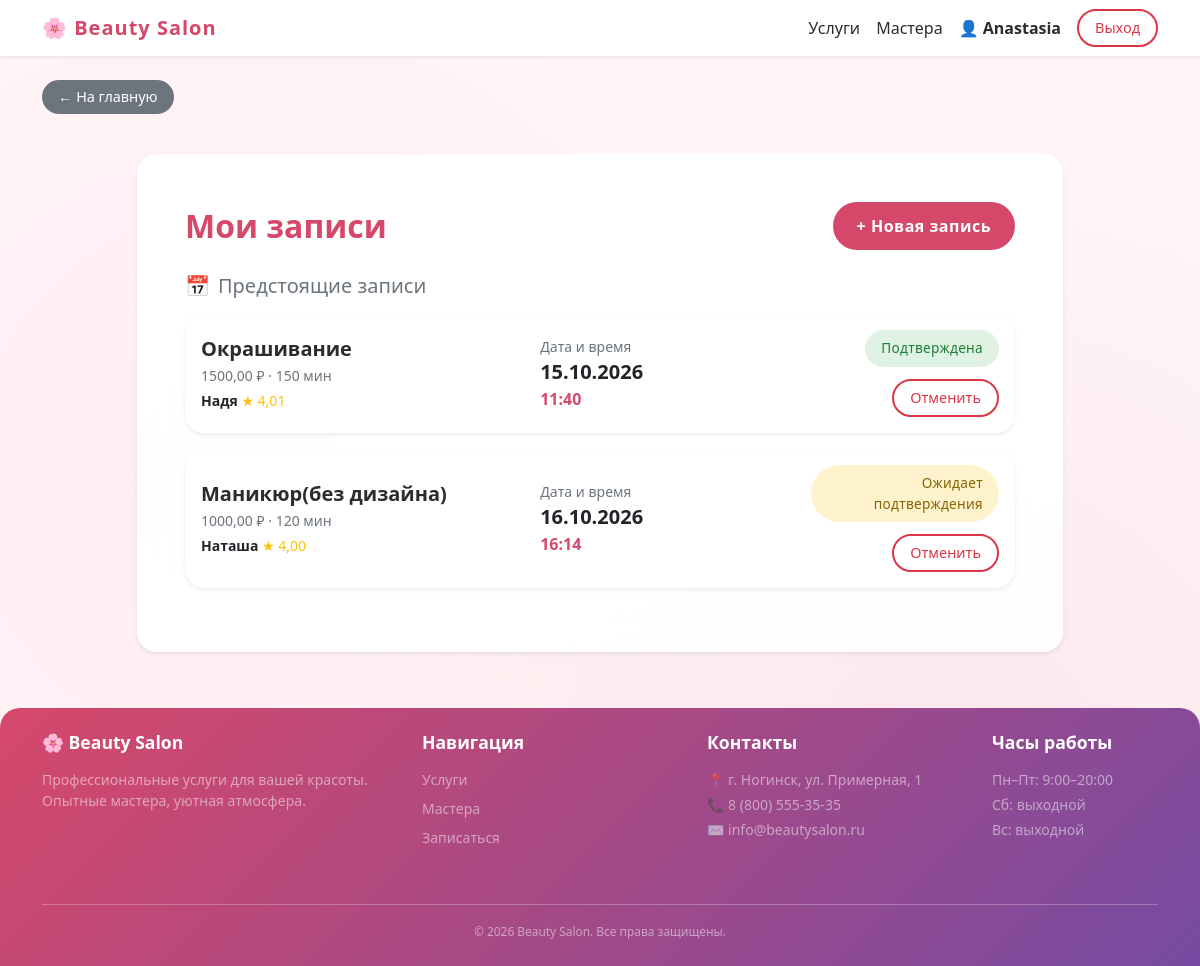
Page /profile/ (signed in) on the committed database.
### accounts/models.py (models this page shows)
class CustomUser(AbstractUser):
    ROLE_CHOICES = [
        ("client", "Клиент"),
        ("master", "Мастер"),
        ("admin", "Администратор салона"),
    ]
    role = models.CharField(
        max_length=10,
        choices=ROLE_CHOICES,
        default="client",
        verbose_name="Роль"
    )
    phone = models.CharField(
        max_length=20,
        blank=True,
        verbose_name="Телефон"
    )
    class Meta:
        verbose_name = "Пользователь"
        verbose_name_plural = "Пользователи"

### catalogs/models.py (models this page shows, shortened)
class Appointment(models.Model):
    def get_status_badge_class(self):
        return {
            self.Status.PENDING: "badge-warning",
            self.Status.CONFIRMED: "badge-success",
            self.Status.COMPLETED: "badge-secondary",
            self.Status.CANCELLED: "badge-danger",
        }.get(self.status, "badge-secondary")
    class Status(models.TextChoices):
        PENDING = "pending", "Ожидает подтверждения"
        CONFIRMED = "confirmed", "Подтверждена"
        COMPLETED = "completed", "Завершена"
        CANCELLED = "cancelled", "Отменена"
    client = models.ForeignKey(
        CustomUser,
        on_delete=models.CASCADE,
        related_name="appointments",
        verbose_name="Клиент",
    )
    service = models.ForeignKey(
        Service,
        on_delete=models.PROTECT,
        related_name="appointments",
        verbose_name="Услуга",
    )
    master = models.ForeignKey(
        Master,
        on_delete=models.PROTECT,
        related_name="appointments",
        verbose_name="Мастер",
    )
    appointment_time = models.DateTimeField("Дата и время записи")
    end_time = models.DateTimeField("Время окончания", editable=False)
    status = models.CharField(
        "Статус",
        max_length=20,
        choices=Status.choices,
        default=Status.PENDING,
    )
    created_at = models.DateTimeField("Создано", auto_now_add=True)
    updated_at = models.DateTimeField("Обновлено", auto_now=True)
    class Meta:
        verbose_name = "Запись"
        verbose_name_plural = "Записи"
        ordering = ["-appointment_time"]
        indexes = [
            models.Index(fields=["master", "appointment_time"]),
            models.Index(fields=["client", "status"]),
            models.Index(fields=["status", "appointment_time"]),
        ]

class Service(models.Model):
    name = models.CharField("Название", max_length=100)
    description = models.TextField("Описание", blank=True)
    price = models.DecimalField(
        "Цена",
        max_digits=10,
        decimal_places=2,
        validators=[MinValueValidator(0, "Цена не может быть отрицательной")],
    )
    duration_minutes = models.PositiveIntegerField(
        "Длительность, мин",
        validators=[MinValueValidator(1, "Минимум 1 минута")],
    )
    category = models.ForeignKey(
        Category,
        on_delete=models.SET_NULL,
        null=True,
        blank=True,
        related_name="services",
        verbose_name="Категория",
    )
    class Meta:
        verbose_name = "Услуга"
        verbose_name_plural = "Услуги"
        ordering = ["name"]

class Master(models.Model):
    user = models.OneToOneField(
        CustomUser,
        on_delete=models.SET_NULL,
        null=True,
        blank=True,
        related_name='master_profile',
        verbose_name="Аккаунт мастера"
    )
    name = models.CharField("Имя", max_length=100)
    specialization = models.CharField("Специализация", max_length=100)
    photo = models.ImageField(upload_to='masters/', blank=True, null=True)
    rating = models.DecimalField(
        "Рейтинг",
        max_digits=3,
        decimal_places=2,
        default=0,
        validators=[MinValueValidator(0), MaxValueValidator(5)],
    )
    services = models.ManyToManyField(Service, related_name="masters", verbose_name="Услуги")
    work_days = models.CharField(
        "Рабочие дни",
        max_length=20,
        default="1,2,3,4,5",
        help_text="Номера дней через запятую: 1=Пн, 2=Вт, 3=Ср, 4=Чт, 5=Пт, 6=Сб, 7=Вс"
    )
    work_start = models.TimeField(
        "Начало рабочего дня",
        default="09:00",
        help_text="Например: 09:00"
    )
    work_end = models.TimeField(
        "Конец рабочего дня",
        default="20:00",
        help_text="Например: 20:00"
    )
    lunch_start = models.TimeField(
        "Начало обеда",
        default="13:00",
        blank=True,
        null=True,
        help_text="Оставьте пустым, если обеда нет"
    )
    lunch_end = models.TimeField(
        "Конец обеда",
        default="14:00",
        blank=True,
        null=True,
        help_text="Оставьте пустым, если обеда нет"
    )
    class Meta:
        verbose_name = "Мастер"
        verbose_name_plural = "Мастера"
        ordering = ["name"]

### catalogs/views.py (the view)
# urls.py: path('profile/', views.profile, name='profile'),
@login_required
def profile(request):
    upcoming_appointments = request.user.appointments.filter(
        appointment_time__gte=timezone.now(),
        status__in=[Appointment.Status.PENDING, Appointment.Status.CONFIRMED]
    ).order_by('appointment_time')
    past_appointments = request.user.appointments.filter(
        appointment_time__lt=timezone.now()
    ).order_by('-appointment_time')[:10]
    return render(request, "accounts/profile.html", {
        "upcoming_appointments": upcoming_appointments,
        "past_appointments": past_appointments,
    })

### templates/accounts/profile.html (shortened to what this page needs)
{% extends "base.html" %}
{% block content %}
<div class="row justify-content-center">
    <div class="col-lg-10">
        <div class="card p-4 p-md-5 shadow-sm border-0">
            <div class="d-flex justify-content-between align-items-center mb-4 flex-wrap gap-2">
                <h2 class="fw-bold mb-0 text-accent">Мои записи</h2>
                <a href="{% url 'catalogs:create_appointment' %}" class="btn-main rounded-pill-custom px-4">
                    + Новая запись
                </a>
            </div>
            {% if upcoming_appointments %}
                <h5 class="text-muted-custom mb-3">
                    <span class="me-2">📅</span>Предстоящие записи
                </h5>
                {% for a in upcoming_appointments %}
                    <div class="card mb-3 border-0 shadow-sm hover-shadow">
                        <div class="card-body">
                            <div class="row align-items-center g-3">
                                <div class="col-md-5">
                                    <h5 class="mb-1 fw-bold">{{ a.service.name }}</h5>
                                    <p class="text-muted-custom mb-1 small">
                                        {{ a.service.price }} ₽ · {{ a.service.duration_minutes }} мин
                                    </p>
                                    <p class="mb-0 small">
                                        <strong>{{ a.master.name }}</strong>
                                        {% if a.master.rating %}
                                            <span class="text-warning">★ {{ a.master.rating }}</span>
                                        {% endif %}
                                    </p>
                                </div>
                                <div class="col-md-4">
                                    <div class="text-muted-custom small">Дата и время</div>
                                    <strong class="fs-5">{{ a.appointment_time|date:"d.m.Y" }}</strong><br>
                                    <span class="text-accent fw-semibold">{{ a.appointment_time|date:"H:i" }}</span>
                                </div>
                                <div class="col-md-3 text-md-end">
                                    <span class="badge-custom {{ a.get_status_badge_class }} px-3 py-2 rounded-pill-custom mb-2 d-inline-block">
                                        {{ a.get_status_display }}
                                    </span>
                                    <button type="button"
                                            class="btn-outline-danger-custom btn-sm-custom rounded-pill-custom px-3 mt-1"
                                            data-bs-toggle="modal"
                                            data-bs-target="#cancelModal"
                                            data-action="{% url 'catalogs:cancel_appointment' a.pk %}">
                                         Отменить
                                    </button>
                                </div>
                            </div>
                        </div>
                    </div>
                {% endfor %}
            {% endif %}
        </div>
    </div>
</div>
{% endblock %}

### templates/base.html (shortened to what this page needs)
{% load static %}
<!DOCTYPE html>
<html lang="ru">
<head>
    <link href="https://cdn.jsdelivr.net/npm/bootstrap@5.3.0/dist/css/bootstrap.min.css" rel="stylesheet">
    <link rel="stylesheet" href="{% static 'base.css' %}">
</head>
<body class="d-flex flex-column min-vh-100">
    <nav class="navbar navbar-expand-lg navbar-light bg-white shadow-sm sticky-top">
        <div class="container">
            <a class="navbar-brand fw-bold" href="{% url 'catalogs:home' %}">🌸 Beauty Salon</a>
            <div class="collapse navbar-collapse" id="navbarNav">
                <ul class="navbar-nav ms-auto mb-2 mb-lg-0 align-items-center">
                    <li class="nav-item"><a class="nav-link" href="{% url 'catalogs:services_list' %}">Услуги</a></li>
                    <li class="nav-item"><a class="nav-link" href="{% url 'catalogs:masters_list' %}">Мастера</a></li>
                    {% if user.is_authenticated %}
                        <li class="nav-item">
                            <a class="nav-link fw-semibold" href="{% url 'catalogs:profile' %}">
                                👤 {{ user.username }}
                            </a>
                        </li>
                        <li class="nav-item ms-lg-2">
                            <form action="{% url 'accounts:logout' %}" method="post" style="margin: 0;">
                                <button type="submit" class="btn-outline-danger-custom btn-sm-custom rounded-pill-custom px-3">
                                    Выход
                                </button>
                            </form>
                        </li>
                    {% endif %}
                </ul>
            </div>
        </div>
    </nav>
    <main class="main-wrapper flex-grow-1">
        <div class="container py-4">
            {% if request.resolver_match.url_name != 'home' %}
            <a href="{% url 'catalogs:home' %}" class="btn-secondary-custom btn-sm-custom rounded-pill-custom mb-3">
                ← На главную
            </a>
            {% endif %}
            <div>
                {% block content %}{% endblock %}
            </div>
        </div>
    </main>
    <footer class="footer mt-auto py-4">
        <div class="container">
            <div class="row">
                <div class="col-md-4 mb-3">
                    <h5 class="fw-bold">🌸 Beauty Salon</h5>
                    <p class="small text-white-50 mb-0">
                        Профессиональные услуги для вашей красоты.<br>
                        Опытные мастера, уютная атмосфера.
                    </p>
                </div>
                <div class="col-md-3 mb-3">
                    <h5 class="fw-bold">Навигация</h5>
                    <ul class="list-unstyled small">
                        <li class="mb-2"><a href="{% url 'catalogs:services_list' %}" class="text-decoration-none text-white-50">Услуги</a></li>
                        <li class="mb-2"><a href="{% url 'catalogs:masters_list' %}" class="text-decoration-none text-white-50">Мастера</a></li>
                        <li class="mb-2"><a href="{% url 'catalogs:create_appointment' %}" class="text-decoration-none text-white-50">Записаться</a></li>
                    </ul>
                </div>
                <div class="col-md-3 mb-3">
                    <h5 class="fw-bold">Контакты</h5>
                    <ul class="list-unstyled small text-white-50">
                        <li class="mb-1">📍 г. Ногинск, ул. Примерная, 1</li>
                        <li class="mb-1">📞 <a href="tel:+78005553535" class="text-decoration-none text-white-50">8 (800) 555-35-35</a></li>
                        <li class="mb-1">✉️ info@beautysalon.ru</li>
                    </ul>
                </div>
                <div class="col-md-2 mb-3">
                    <h5 class="fw-bold">Часы работы</h5>
                    <ul class="list-unstyled small text-white-50">
                        <li class="mb-1">Пн–Пт: 9:00–20:00</li>
                        <li class="mb-1">Сб: выходной</li>
                        <li class="mb-1">Вс: выходной</li>
                    </ul>
                </div>
            </div>
            <div class="footer-bottom text-center mt-4 pt-3 border-top border-white border-opacity-25">
                <small class="text-white-50">© {% now "Y" %} Beauty Salon. Все права защищены.</small>
            </div>
        </div>
    </footer>
</body>
</html>

### static/base.css (style rules this page uses)
:root { --pink-main: #FFB7C5; --pink-dark: #D6486A; --pink-dark-hover: #b03a55; --glass-bg: rgba(255, 255, 255, 0.95); --shadow-soft: 0 10px 30px rgba(214, 72, 106, 0.2); --text-dark: #2C2C2C; --text-muted: #6c757d; --border-light: #eee; }
body { background-color: #FFF5F7; background-image: radial-gradient(circle at 20% 50%, rgba(255, 183, 197, 0.15) 0%, transparent 50%), radial-gradient(circle at 80% 80%, rgba(214, 72, 106, 0.08) 0%, transparent 50%); color: var(--text-dark); font-family: 'Segoe UI', Roboto, Helvetica, Arial, sans-serif; display: flex; flex-direction: column; min-height: 100vh; }
a { color: var(--pink-dark); text-decoration: none; transition: color 0.2s; }
.navbar { box-shadow: 0 2px 10px rgba(0,0,0,0.05); background-color: white !important; }
.navbar-brand { font-weight: 700; letter-spacing: 1px; color: var(--pink-dark) !important; }
.navbar-light .navbar-nav .nav-link { color: var(--text-dark); font-weight: 500; transition: color 0.2s; }
.main-wrapper { flex: 1; padding-bottom: 2rem; }
.card { border: none; border-radius: 20px; background: var(--glass-bg); backdrop-filter: blur(15px); -webkit-backdrop-filter: blur(15px); box-shadow: var(--shadow-soft); transition: transform 0.3s ease, box-shadow 0.3s ease; }
.hover-shadow { transition: transform 0.3s ease, box-shadow 0.3s ease; }
h1, h2, h3, h4, h5 { color: var(--text-dark); }
.btn-main { display: inline-block; background-color: var(--pink-dark); color: white; border: none; padding: 0.75rem 1.5rem; font-weight: 600; letter-spacing: 0.5px; transition: all 0.2s; border-radius: 50px; text-decoration: none; cursor: pointer; text-align: center; }
.btn-outline-danger-custom { display: inline-block; background: transparent; color: #dc3545; border: 2px solid #dc3545; padding: 0.4rem 1rem; font-weight: 500; border-radius: 50px; cursor: pointer; transition: all 0.2s; text-decoration: none; }
.btn-secondary-custom { display: inline-block; background-color: #6c757d; color: white; border: none; padding: 0.5rem 1rem; font-weight: 500; border-radius: 50px; cursor: pointer; transition: all 0.2s; text-decoration: none; }
.btn-sm-custom { padding: 0.4rem 1rem; font-size: 0.9rem; }
.badge-custom { display: inline-block; padding: 0.4rem 0.8rem; border-radius: 50px; font-size: 0.85rem; font-weight: 500; letter-spacing: 0.3px; }
.badge-success { background-color: rgba(40, 167, 69, 0.15); color: #1e7e34; }
.badge-warning { background-color: rgba(255, 193, 7, 0.2); color: #856404; }
.text-accent { color: var(--pink-dark); }
.text-muted-custom { color: var(--text-muted); }
.footer { margin-top: auto; padding: 2.5rem 0 1.5rem; background: linear-gradient(135deg, #D6486A 0%, #764ba2 100%); color: rgba(255, 255, 255, 0.9); border-radius: 20px 20px 0 0; }
.footer h5 { color: white; font-weight: 700; margin-bottom: 1rem; font-size: 1.1rem; }
.footer a { color: rgba(255, 255, 255, 0.8); text-decoration: none; transition: color 0.2s; }
.footer .footer-bottom { border-top: 1px solid rgba(255, 255, 255, 0.2); padding-top: 1rem; margin-top: 1.5rem; font-size: 0.85rem; text-align: center; color: rgba(255, 255, 255, 0.7); }
.rounded-pill-custom { border-radius: 50px; }

### rows in the picture
CustomUser: username "Anastasia"
Appointment: service.name "Окрашивание", service.price "1500,00", service.duration_minutes "150", master.name "Надя", master.rating "4,01", appointment_time "15.10.2026", appointment_time "11:40", status "Подтверждена"
Appointment: service.name "Маникюр(без дизайна)", service.price "1000,00", service.duration_minutes "120", master.name "Наташа", master.rating "4,00", appointment_time "16.10.2026", appointment_time "16:14", status "Ожидает подтверждения"
